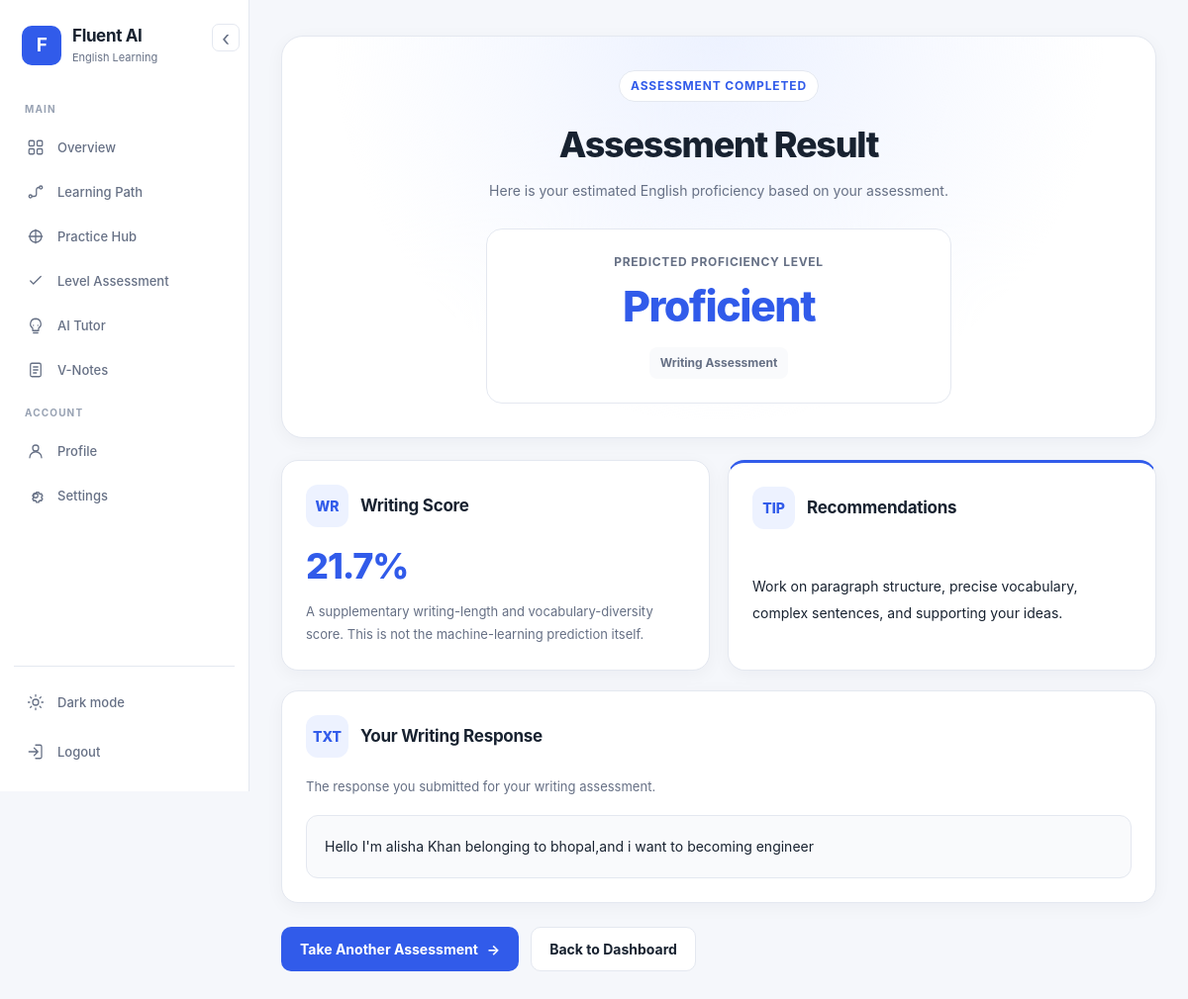
Screenshot of /assessment/result/1/ (signed in) with the database file from the repository.
### learning/models.py (models this page shows, shortened)
class AssessmentAttempt(models.Model):
    user = models.ForeignKey(
        User,
        on_delete=models.CASCADE
    )
    mcq_score = models.FloatField(default=0)
    writing_score = models.FloatField(default=0)
    ml_confidence = models.FloatField(default=0)
    final_score = models.FloatField(default=0)
    predicted_level = models.CharField(max_length=30,blank=True,default="",)
    writing_response = models.TextField(blank=True)
    recommendations = models.TextField(blank=True)
    created_at = models.DateTimeField(auto_now_add=True)

### learning/views.py (the view)
# urls.py: path("assessment/result/<int:attempt_id>/",views.assessment_result,name="assessment_result",),
@login_required
def assessment_result(request, attempt_id):
    attempt = get_object_or_404(
        AssessmentAttempt,
        id=attempt_id,
        user=request.user,
    )
    return render(
        request,
        "assessment_result.html",
        {"attempt": attempt},
    )

### learning/templates/assessment_result.html (shortened to what this page needs)
{% extends "base.html" %}
{% block content %}
<div class="assessment-result-page">
    <section class="result-hero">
        <span class="result-eyebrow">Assessment completed</span>
        <h1>Assessment Result</h1>
        <p class="result-subtitle">
            Here is your estimated English proficiency based on your assessment.
        </p>
        <div class="level-panel">
            <p class="level-label">Predicted Proficiency Level</p>
            <h2 class="level-value">
                {{ attempt.predicted_level }}
            </h2>
            <span class="assessment-type">
                {% if attempt.writing_response %}
                    Writing Assessment
                {% else %}
                    MCQ Assessment
                {% endif %}
            </span>
        </div>
    </section>
    <div class="result-grid">
        {% if attempt.writing_response %}
            <section class="result-card">
                <div class="result-card-heading">
                    <div class="result-icon">WR</div>
                    <h2>Writing Score</h2>
                </div>
                <p class="result-score">
                    {{ attempt.writing_score|floatformat:1 }}%
                </p>
                <p class="result-description">
                    A supplementary writing-length and vocabulary-diversity
                    score. This is not the machine-learning prediction itself.
                </p>
            </section>
        {% endif %}
        <section class="result-card recommendations-card">
            <div class="result-card-heading">
                <div class="result-icon">TIP</div>
                <h2>Recommendations</h2>
            </div>
            <p class="recommendations-text">
                {{ attempt.recommendations|default:"Keep practising English regularly to strengthen your skills." }}
            </p>
        </section>
    </div>
    {% if attempt.writing_response %}
        <section class="result-card writing-card">
            <div class="result-card-heading">
                <div class="result-icon">TXT</div>
                <h2>Your Writing Response</h2>
            </div>
            <p class="result-description">
                The response you submitted for your writing assessment.
            </p>
            <div class="writing-response">{{ attempt.writing_response }}</div>
        </section>
    {% endif %}
    <div class="result-actions">
        <a
            href="{% url 'assessment' %}"
            class="result-action-btn"
        >
            Take Another Assessment
            <span aria-hidden="true">→</span>
        </a>
        <a
            href="{% url 'dashboard' %}"
            class="result-action-btn secondary"
        >
            Back to Dashboard
        </a>
    </div>
</div>
{% endblock %}

### learning/templates/base.html (style rules this page uses)
* { box-sizing: border-box; margin: 0; padding: 0; }
:root, html[data-theme="light"] { color-scheme: light; --primary: #315bea; --primary-hover: #2448ca; --primary-soft: #edf2ff; --bg: #f5f7fb; --surface: #ffffff; --surface-secondary: #f9fafc; --border: #e4e8f0; --text: #182230; --muted: #667085; --subtle: #98a2b3; --success: #16845b; --danger: #d92d20; --warning: #9a6700; --shadow: 0 4px 18px rgba(16, 24, 40, .045); --sidebar-width: 252px; --sidebar-collapsed-width: 76px; --radius: 12px; }
html { min-height: 100%; scroll-behavior: smooth; }
body { min-height: 100vh; font-family: Inter, -apple-system, BlinkMacSystemFont, "Segoe UI", Roboto, Arial, sans-serif; font-size: 14px; line-height: 1.5; color: var(--text); background: var(--bg); transition: background-color .2s ease, color .2s ease; }
body, button, input, textarea, select { font-family: Inter, -apple-system, BlinkMacSystemFont, "Segoe UI", Roboto, Arial, sans-serif; }
a { color: inherit; text-decoration: none; }

### rows the page displays
AssessmentAttempt: predicted_level "Proficient", writing_score "21.7", recommendations "Work on paragraph structure, precise vocabulary, complex sentences, and supporting your ideas.", writing_response "Hello I'm alisha Khan belonging to bhopal,and i want to becoming engineer"
